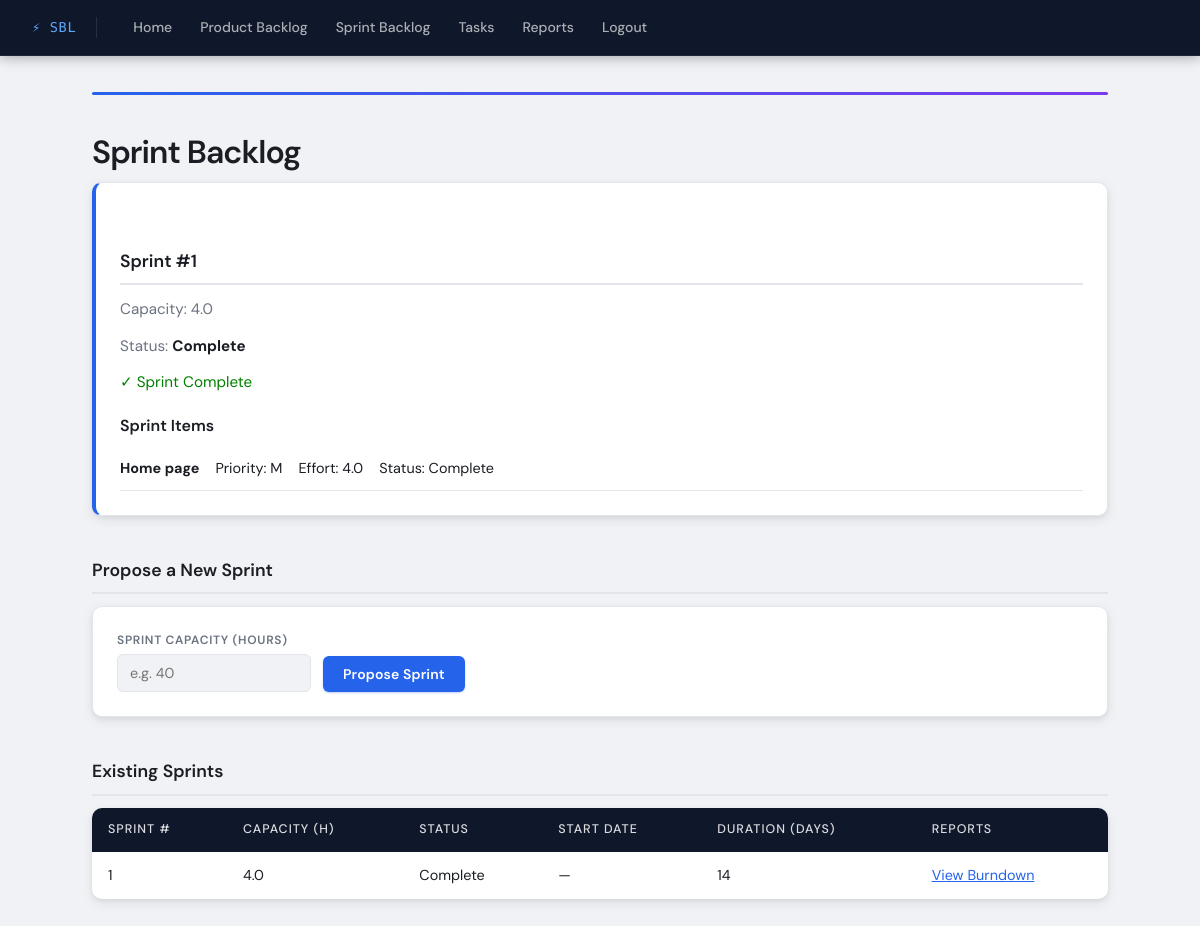
Screenshot of /sprint (signed in) with the database file from the repository.
### tables this page shows
CREATE TABLE sprint (
            id INTEGER PRIMARY KEY AUTOINCREMENT,
            capacity REAL NOT NULL,
            status TEXT DEFAULT 'Planned',
            start_date TEXT,
            duration_days INTEGER DEFAULT 14
        );

CREATE TABLE pbi (
            id INTEGER PRIMARY KEY AUTOINCREMENT,
            title TEXT,
            priority TEXT,
            effort REAL,
            status TEXT DEFAULT 'Incomplete',
            sprint_id INTEGER
        );

### routes/homa_routes.py (the view)
@homa_bp.route("/sprint")
def sprint():
    conn = get_connection()
    c = conn.cursor()
    c.execute("SELECT * FROM sprint")
    sprints = c.fetchall()
    c.execute("SELECT * FROM pbi WHERE sprint_id IS NOT NULL")
    sprint_pbis = c.fetchall()
    conn.close()
    from flask import render_template
    return render_template("sprint.html", sprints=sprints, sprint_pbis=sprint_pbis)

### database.py (called while the page is built)
def get_connection():
    return sqlite3.connect(DB_NAME)

### templates/sprint.html (shortened to what this page needs)
<!DOCTYPE html>
<html lang="en">
<head>
    <link rel="stylesheet" href="{{ url_for('static', filename='style.css') }}">
</head>
<body>
    <nav>
        <a href="/">Home</a>
        <a href="/backlog">Product Backlog</a>
        <a href="/sprint">Sprint Backlog</a>
        <a href="/tasks">Tasks</a>
        <a href="/reports">Reports</a>
        {% if session.get('username') %}
            <a href="/logout" onclick="return confirm('Are you sure you want to log out?')">Logout</a>
        {% else %}
            <a href="/login">Login</a>
        {% endif %}
    </nav>
    <div class="content">
        <h1>Sprint Backlog</h1>
         {% for sprint in sprints %}
        <div class="sprint-card">
            <h2>Sprint #{{ sprint[0] }}</h2>
            <p>Capacity: {{ sprint[1] }}</p>
            <p>Status: <strong>{{ sprint[2] }}</strong></p>
            {% if sprint[2] != "Complete" %}
            <form action="/sprint/{{ sprint[0] }}/status" method="POST">
                <button type="submit">
                    {% if sprint[2] == "Planned" %}
                        Start Sprint
                    {% elif sprint[2] == "Active" %}
                        Complete Sprint
                    {% endif %}
                </button>
            </form>
            {% else %}
            <p style="color: green;">✓ Sprint Complete</p>
            {% endif %}
            <h3>Sprint Items</h3>
            {% for pbi in sprint_pbis %}
                {% if pbi[5] == sprint[0] %}
                    <div class="pbi-item">
                        <span><strong>{{ pbi[1] }}</strong></span>
                        <span>Priority: {{ pbi[2] }}</span>
                        <span>Effort: {{ pbi[3] }}</span>
                        <span>Status: {{ pbi[4] }}</span>
                    </div>
                {% endif %}
            {% endfor %}
        </div>
        {% endfor %}
        {% if role != "client" %}
        <h2>Propose a New Sprint</h2>
        <form class="row" action="/sprint/propose" method="post">
            <div>
                <label>Sprint Capacity (hours)</label>
                <input type="number" name="capacity" min="1" step="0.5" required
                       value="{{ proposal_capacity or '' }}" placeholder="e.g. 40">
            </div>
            <div>
                <button type="submit">Propose Sprint</button>
            </div>
        </form>
        {% endif %}
        <h2>Existing Sprints</h2>
        {% if sprints %}
        <table>
            <thead>
                <tr>
                    <th>Sprint #</th>
                    <th>Capacity (h)</th>
                    <th>Status</th>
                    <th>Start Date</th>
                    <th>Duration (days)</th>
                    <th>Reports</th>
                </tr>
            </thead>
            <tbody>
            {% for s in sprints %}
                <tr>
                    <td>{{ s[0] }}</td>
                    <td>{{ s[1] }}</td>
                    <td>{{ s[2] }}</td>
                    <td>{{ s[3] or '—' }}</td>
                    <td>{{ s[4] or 14 }}</td>
                    <td><a href="/reports/{{ s[0] }}">View Burndown</a></td>
                </tr>
            {% endfor %}
            </tbody>
        </table>
        {% else %}
            <p>No sprints created yet. Use the form above to propose one.</p>
        {% endif %}
    </div>
</body>
</html>

### static/style.css (style rules this page uses)
*, *::before, *::after { box-sizing: border-box; margin: 0; padding: 0; }
:root { --bg: #f0f2f5; --surface: #ffffff; --border: #e2e5ea; --text: #1a1d23; --muted: #6b7280; --accent: #2563eb; --accent-light: #eff6ff; --danger: #dc2626; --success: #16a34a; --warning: #d97706; --nav-bg: #0f172a; --radius: 10px; --shadow: 0 1px 3px rgba(0,0,0,0.08), 0 1px 2px rgba(0,0,0,0.04); --shadow-md: 0 4px 12px rgba(0,0,0,0.08), 0 2px 4px rgba(0,0,0,0.05); --shadow-lg: 0 10px 25px rgba(0,0,0,0.1), 0 4px 10px rgba(0,0,0,0.06); }
body { font-family: 'DM Sans', sans-serif; background: var(--bg); color: var(--text); font-size: 0.95rem; line-height: 1.6; min-height: 100vh; }
nav { background: var(--nav-bg); padding: 0 32px; display: flex; align-items: center; gap: 4px; height: 56px; border-bottom: 1px solid rgba(255,255,255,0.06); position: sticky; top: 0; z-index: 100; box-shadow: 0 2px 12px rgba(0,0,0,0.3); }
nav::before { content: '⚡ SBL'; font-family: 'DM Mono', monospace; font-size: 0.85rem; color: #60a5fa; font-weight: 500; margin-right: 20px; letter-spacing: 0.05em; padding-right: 20px; border-right: 1px solid rgba(255,255,255,0.1); }
nav a { color: rgba(255,255,255,0.65); text-decoration: none; font-size: 0.875rem; font-weight: 500; padding: 6px 12px; border-radius: 6px; transition: all 0.15s ease; }
.content::before { content: ''; display: block; height: 3px; background: linear-gradient(90deg, #2563eb, #7c3aed, #2563eb); background-size: 200% 100%; border-radius: 99px; margin-bottom: 2rem; animation: shimmer 3s ease infinite; }
.content { max-width: 1080px; margin: 0 auto; padding: 36px 32px; }
h1 { font-size: 2rem; font-weight: 600; color: var(--text); margin-bottom: 4px; letter-spacing: -0.03em; }
h2 { font-size: 1.1rem; font-weight: 600; color: var(--text); margin-top: 2.5rem; margin-bottom: 0.75rem; padding-bottom: 8px; border-bottom: 2px solid var(--border); display: flex; align-items: center; gap: 8px; }
h3 { font-size: 1rem; font-weight: 600; margin-top: 1.2rem; margin-bottom: 0.5rem; }
p { margin-bottom: 0.75rem; color: var(--muted); }
p strong { color: var(--text); }
a { color: var(--accent); }
table { width: 100%; border-collapse: collapse; background: var(--surface); border-radius: var(--radius); overflow: hidden; box-shadow: var(--shadow-md); margin-top: 0.75rem; }
th { background: var(--nav-bg); color: rgba(255,255,255,0.85); padding: 12px 16px; text-align: left; font-size: 0.78rem; font-weight: 500; letter-spacing: 0.08em; text-transform: uppercase; }
td { padding: 12px 16px; border-bottom: 1px solid var(--border); font-size: 0.9rem; }
tr:last-child td { border-bottom: none; }
form.inline, form.row { display: flex; gap: 12px; flex-wrap: wrap; align-items: flex-end; background: var(--surface); padding: 24px; border-radius: var(--radius); box-shadow: var(--shadow-md); margin-top: 0.75rem; border: 1px solid var(--border); }
form.inline label, form.row label { display: block; font-size: 0.75rem; font-weight: 600; margin-bottom: 4px; color: var(--muted); text-transform: uppercase; letter-spacing: 0.06em; }
form.inline input, form.row input, form.inline select, form.row select { padding: 9px 12px; border: 1.5px solid var(--border); border-radius: 6px; font-size: 0.9rem; font-family: 'DM Sans', sans-serif; background: var(--bg); color: var(--text); transition: all 0.15s; }
button, form.inline button, form.row button { padding: 9px 20px; background: var(--accent); color: white; border: none; border-radius: 6px; cursor: pointer; font-size: 0.875rem; font-weight: 600; font-family: 'DM Sans', sans-serif; transition: all 0.15s ease; box-shadow: 0 1px 2px rgba(37,99,235,0.3); letter-spacing: 0.01em; }
.sprint-card { background: var(--surface); border: 1px solid var(--border); border-left: 4px solid var(--accent); border-radius: var(--radius); padding: 24px; margin-bottom: 1.5rem; box-shadow: var(--shadow-md); transition: box-shadow 0.2s; }
.pbi-item { display: flex; gap: 16px; padding: 10px 0; border-bottom: 1px solid var(--border); font-size: 0.9rem; align-items: center; }

### rows the page displays
sprint: id "1", capacity "4.0", status "Complete", shows "✓ Sprint Complete", s "—", duration_days "14"
pbi: title "Home page", priority "M", effort "4.0", status "Complete"
